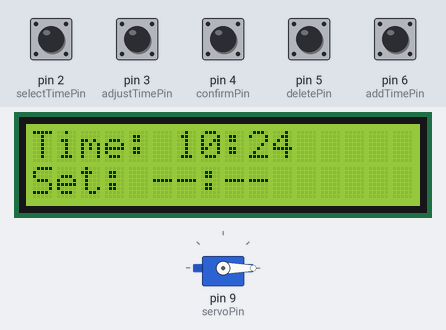
The sketch below on a simulated Arduino Uno, built with avr-gcc and run on an emulated ATmega328P. Shown: 16×2 character LCD, servo. The inputs (shaded band) are chosen by the test bench; at power-on: pin 2 (selectTimePin), pin 3 (adjustTimePin), pin 4 (confirmPin), pin 5 (deletePin), pin 6 (addTimePin) HIGH. The local clock reads 2024-03-15 10:24:30 at power-on unless the sketch sets it; EEPROM starts erased.

Above: at 6.3 s.
6.4 s: pin 4 (confirmPin) pulled LOW for 0.25 s
At 7.2 s:
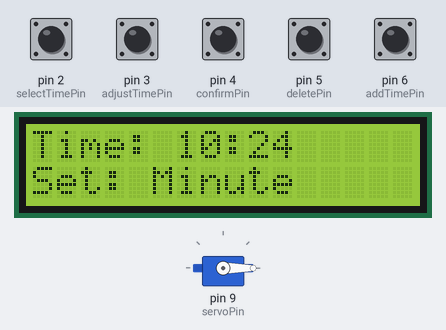
9.2 s: pin 5 (deletePin) pulled LOW for 0.25 s
At 10.0 s:
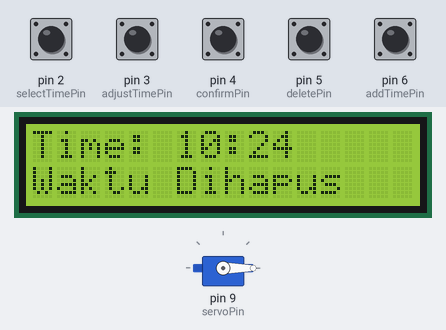
11.8 s: pin 6 (addTimePin) pulled LOW for 0.25 s
At 12.7 s:
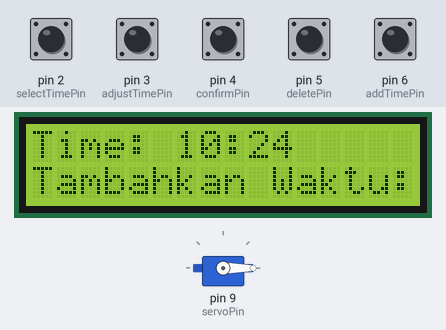
14.4 s: pin 2 (selectTimePin) pulled LOW for 1 s
At 15.9 s:
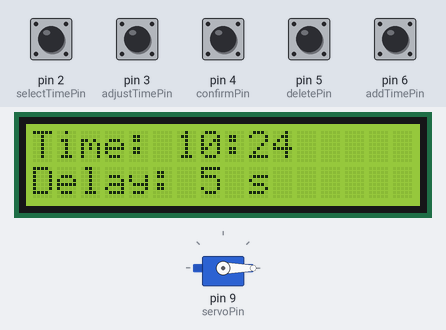
17.0 s: pin 3 (adjustTimePin) pulled LOW for 0.25 s
At 18.7 s:
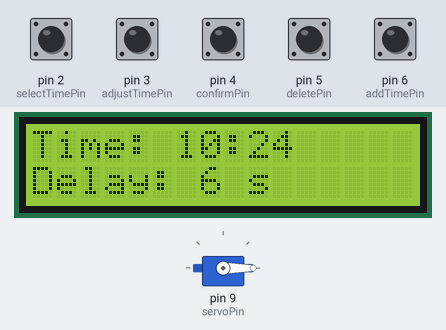
19.0 s: pin 3 (adjustTimePin) pulled LOW for 1 s
At 30.7 s:
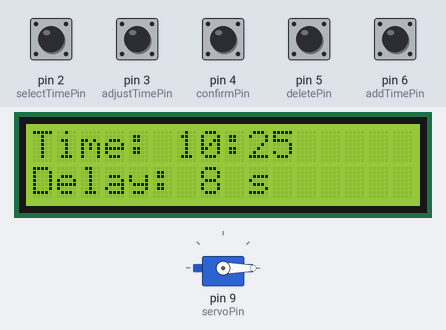
Timing chart, 0 to 31.6 s (numbered marks = the images above; inputs shaded):
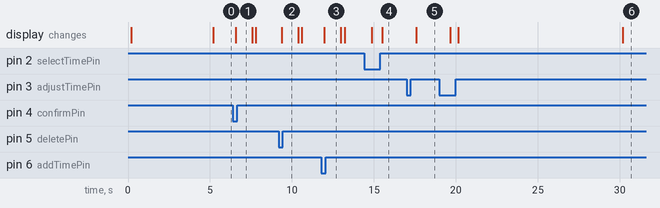

The sketch:

pemberi_pakan_menggunakan_rtc.ino
```cpp
#include <Wire.h>
#include <RTClib.h>
#include <LiquidCrystal_I2C.h>
#include <Servo.h>
#include <EEPROM.h>

// Inisialisasi RTC, LCD, dan Servo ini meruoakan hasil dari kode program alat pakan otomatis
RTC_DS3231 rtc;
LiquidCrystal_I2C lcd(0x27, 16, 2);
Servo myServo;

// Pin push button dan servo
const int selectTimePin = 2;  // Tombol untuk memilih waktu pemberian makan atau delay
const int adjustTimePin = 3;  // Tombol untuk mengatur waktu atau nilai delay
const int confirmPin = 4;     // Tombol untuk menyimpan pengaturan
const int deletePin = 5;      // Tombol untuk menghapus waktu
const int addTimePin = 6;     // Tombol untuk menambah waktu baru
const int servoPin = 9;       // Pin servo

// Array waktu pemberian makan (jam, menit)
int feedTimes[3][2];          // Waktu pemberian makan
int selectedTimeIndex = 0;    // Indeks waktu yang dipilih (0, 1, 2)
int adjustmentMode = 0;       // Mode pengaturan: 0 = jam, 1 = menit
int feedDelay = 5;            // Delay pemberian makan (dalam detik)
bool delayMode = false;       // Apakah sedang di mode pengaturan delay
bool servoActivated[3] = {false, false, false}; // Status servo aktif per waktu

// Fungsi untuk membaca data dari EEPROM
void readFeedTimesFromEEPROM() {
    for (int i = 0; i < 3; i++) {
        feedTimes[i][0] = EEPROM.read(i * 4);       // Jam (setiap waktu memerlukan 4 byte)
        feedTimes[i][1] = EEPROM.read(i * 4 + 1);   // Menit
        if (feedTimes[i][0] > 23 || feedTimes[i][1] > 59) {
            feedTimes[i][0] = -1;
            feedTimes[i][1] = -1;
        }
    }
    feedDelay = EEPROM.read(12); // Baca nilai delay
    if (feedDelay < 0 || feedDelay > 60) {
        feedDelay = 5; // Reset ke default jika nilai tidak valid
    }
}

// Fungsi untuk menyimpan data ke EEPROM
void saveFeedTimesToEEPROM() {
    for (int i = 0; i < 3; i++) {
        EEPROM.write(i * 4, feedTimes[i][0]);       // Jam
        EEPROM.write(i * 4 + 1, feedTimes[i][1]);   // Menit
    }
    EEPROM.write(12, feedDelay); // Simpan nilai delay
}

// Fungsi untuk mereset perangkat I2C
void resetI2CDevices() {
    Wire.begin();
    Wire.endTransmission(); // Mengakhiri transmisi untuk me-reset perangkat
    delay(100);  // Beri waktu perangkat untuk stabil
}

void setup() {
    // Reset perangkat I2C
    resetI2CDevices();

    // Inisialisasi LCD dan Servo
    lcd.begin(16, 2);
    lcd.backlight();
    myServo.attach(servoPin);
    myServo.write(0);

    // Konfigurasi tombol sebagai input pull-up
    pinMode(selectTimePin, INPUT_PULLUP);
    pinMode(adjustTimePin, INPUT_PULLUP);
    pinMode(confirmPin, INPUT_PULLUP);
    pinMode(deletePin, INPUT_PULLUP);
    pinMode(addTimePin, INPUT_PULLUP);

    // Inisialisasi RTC
    if (!rtc.begin()) {
        lcd.setCursor(0, 0);
        lcd.print("RTC Error!");
        while (1);
    }

    if (rtc.lostPower()) {
        rtc.adjust(DateTime(__DATE__, __TIME__));
    }

    // Baca data dari EEPROM itonmdfnm pakan otromasi
    readFeedTimesFromEEPROM();

    lcd.setCursor(0, 0);
    lcd.print("KKNR9844 UNY");
    lcd.setCursor(0, 1);
    lcd.print("ROGATE MANGIWA");
    delay(5000);
    lcd.clear();
}

void loop() {
    DateTime now = rtc.now();

    // Tampilkan waktu saat ini di LCD
    lcd.setCursor(0, 0);
    lcd.print("Time: ");
    lcd.print(now.hour());
    lcd.print(":");
    if (now.minute() < 10) lcd.print("0");
    lcd.print(now.minute());

    // Tampilkan waktu pemberian makan atau delay di LCD
    lcd.setCursor(0, 1);
    if (delayMode) {
        lcd.print("Delay: ");
        lcd.print(feedDelay);
        lcd.print(" s      ");
    } else {
        lcd.print("Set: ");
        if (feedTimes[selectedTimeIndex][0] == -1) {
            lcd.print("--:--");
        } else {
            int hour = feedTimes[selectedTimeIndex][0];
            int minute = feedTimes[selectedTimeIndex][1];
            if (hour < 10) lcd.print("0");
            lcd.print(hour);
            lcd.print(":");
            if (minute < 10) lcd.print("0");
            lcd.print(minute);
        }
    }

    // Pilih waktu pemberian makan atau mode delay
    if (digitalRead(selectTimePin) == LOW) {
        if (delayMode) {
            delayMode = false;
        } else {
            selectedTimeIndex++;
            if (selectedTimeIndex > 2) {
                selectedTimeIndex = 0;
                delayMode = true;
            }
        }
        delay(100);
    }

    // Atur waktu atau delay
    if (digitalRead(adjustTimePin) == LOW) {
        if (delayMode) {
            feedDelay++;
            if (feedDelay > 15) feedDelay = 1; // Maksimal 60 detik
        } else if (feedTimes[selectedTimeIndex][0] != -1) {
            if (adjustmentMode == 0) {
                feedTimes[selectedTimeIndex][0]++;
                if (feedTimes[selectedTimeIndex][0] > 23) feedTimes[selectedTimeIndex][0] = 0;
            } else {
                feedTimes[selectedTimeIndex][1]++;
                if (feedTimes[selectedTimeIndex][1] > 59) feedTimes[selectedTimeIndex][1] = 0;
            }
        }
        delay(250);
    }

    // Ganti mode pengaturan (jam/minute)
    if (digitalRead(confirmPin) == LOW && !delayMode) {
        adjustmentMode = !adjustmentMode;
        lcd.setCursor(0, 1);
        lcd.print(adjustmentMode == 0 ? "Set: Hour      " : "Set: Minute    ");
        delay(1000);
        lcd.clear();
    }

    // Hapus waktu pemberian makan
    if (digitalRead(deletePin) == LOW) {
        if (!delayMode) {
            feedTimes[selectedTimeIndex][0] = -1;
            feedTimes[selectedTimeIndex][1] = -1;
            saveFeedTimesToEEPROM(); // Simpan perubahan ke EEPROM
            lcd.setCursor(0, 1);
            lcd.print("Waktu Dihapus  ");
            delay(1000);
            lcd.clear();
        }
    }

    // Tambah waktu baru setelah dihapus
    if (digitalRead(addTimePin) == LOW && feedTimes[selectedTimeIndex][0] == -1 && !delayMode) {
        feedTimes[selectedTimeIndex][0] = 0;
        feedTimes[selectedTimeIndex][1] = 0;
        adjustmentMode = 0; // Mulai dari jam
        lcd.setCursor(0, 1);
        lcd.print("Tambahkan Waktu:  ");
        saveFeedTimesToEEPROM(); // Simpan perubahan ke EEPROM
        delay(1000);
        lcd.clear();
    }

    // Aktifkan servo jika waktu saat ini sesuai
    for (int i = 0; i < 3; i++) {
        if (feedTimes[i][0] == -1) continue;
        if (now.hour() == feedTimes[i][0] && now.minute() == feedTimes[i][1] && !servoActivated[i]) {
            lcd.setCursor(0, 1);
            lcd.print("Memberi makan       ");
            myServo.write(180);
            delay(feedDelay * 1000); // Gunakan nilai delay
            lcd.clear();
            myServo.write(0);
            servoActivated[i] = true;
        }
        if (now.minute() != feedTimes[i][1]) {
            servoActivated[i] = false;
        }
    }

    delay(200);
}
```

Measured:
- after the input at 6.4 s, the display: changes after 0.17 s (image 1)
- after the input at 9.2 s, the display: changes after 0.19 s (image 2)
- after the input at 11.8 s, the display: changes after 0.18 s (image 3)
- after the input at 14.4 s, the display: first changes after 0.47 s (image 4 shows a later state)
- after the input at 17.0 s, the display: changes after 0.60 s (image 5)
- after the input at 19.0 s, the display: first changes after 0.67 s (image 6 shows a later state)
